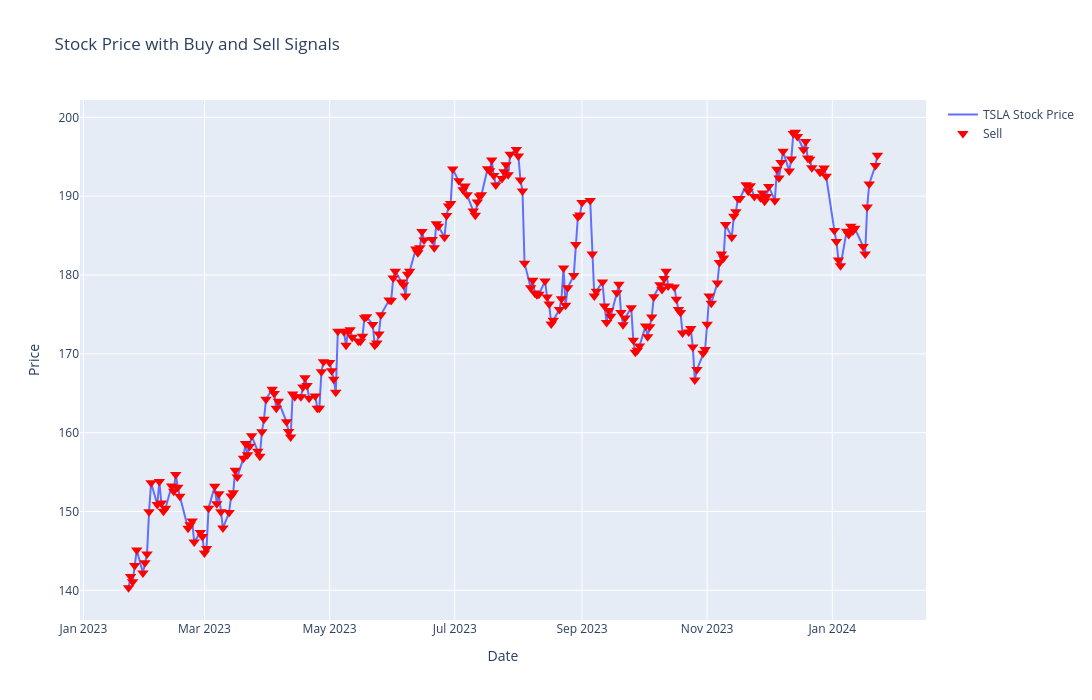

The notebook cell this image was saved under:
### Code cell
fig = go.Figure()
fig.add_trace(go.Scatter(x=np.array(date_test).flatten(), y=stock_data["Adj Close"].iloc[test_index:], mode='lines', name='TSLA Stock Price'))

# Buy and sell signals
buy_signals = signals[signals['Signal'] == 1]
sell_signals = signals[signals['Signal'] == 0]

# Ensure that buy and sell prices are aligned with the signals by matching on the 'Date' column
buy_prices = stock_data[stock_data['Date'].isin(buy_signals['Date'])]["Adj Close"]
sell_prices = stock_data[stock_data['Date'].isin(sell_signals['Date'])]["Adj Close"]

# Plot buy signals
fig.add_trace(go.Scatter(
    x=buy_signals['Date'], 
    y=buy_prices, 
    mode='markers', 
    name='Buy', 
    marker=dict(color='green', size=10, symbol='triangle-up')
))

# Plot sell signals
fig.add_trace(go.Scatter(
    x=sell_signals['Date'], 
    y=sell_prices, 
    mode='markers', 
    name='Sell', 
    marker=dict(color='red', size=10, symbol='triangle-down')
))

# Update layout
fig.update_layout(
    title='Stock Price with Buy and Sell Signals',
    xaxis_title='Date',
    yaxis_title='Price',
    xaxis_rangeslider_visible=False,
    height = 700,
    width=1280
)

# Show the plot
pyo.iplot(fig)

### Figure 1 — Plotly figure (JSON) as saved in the notebook; plotly's stock layout.template omitted (floating-point values rounded to 4 significant figures; data arrays with more than 128 entries replaced by an {"elided": "..."} marker saying what was removed)
{"data": [{"mode": "lines", "name": "TSLA Stock Price", "type": "scatter", "x": {"elided": "252 str values"}, "y": {"elided": "252 float values"}}, {"marker": {"color": "green", "size": 10, "symbol": "triangle-up"}, "mode": "markers", "name": "Buy", "type": "scatter", "x": [], "y": []}, {"marker": {"color": "red", "size": 10, "symbol": "triangle-down"}, "mode": "markers", "name": "Sell", "type": "scatter", "x": {"elided": "252 str values"}, "y": {"elided": "252 float values"}}], "layout": {"height": 700, "title": {"text": "Stock Price with Buy and Sell Signals"}, "width": 1280, "xaxis": {"rangeslider": {"visible": false}, "title": {"text": "Date"}}, "yaxis": {"title": {"text": "Price"}}}}
